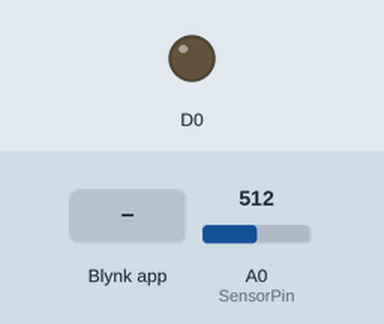
Recording of a sketch running on a simulated ESP8266 (Wemos D1 mini). Parts: output pins drawn as LEDs (lit = HIGH). Inputs (shaded band) come from the test bench; at power-on: A0 (SensorPin) = 512. WiFi joins after 1.5 s; servers stay silent unless stated.

Above: at 3.1 s.
3.2 s: Blynk app writes 0 to V0
At 4.4 s:
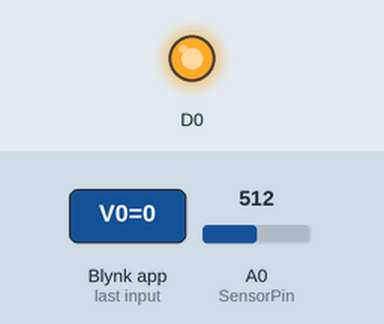
5.4 s: Blynk app writes 1 to V0
At 7.2 s:
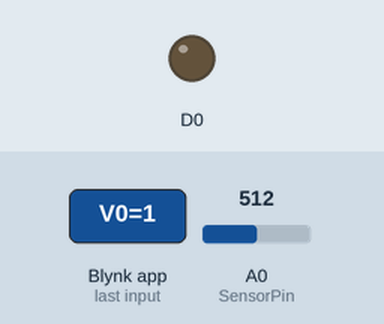
Timing chart, 0 to 8.7 s (numbered marks = the images above; inputs shaded):
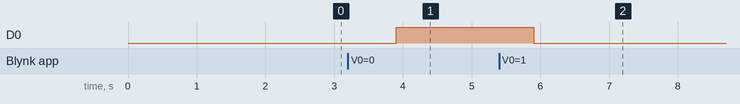

The sketch:

Edgent_ESP8266.ino
```cpp
// Fill-in information from your Blynk Template here
#define BLYNK_TEMPLATE_ID "TMPL4_eR5uVt"
#define BLYNK_DEVICE_NAME "LED Blynk"

#define BLYNK_FIRMWARE_VERSION        "0.1.0"

#define BLYNK_PRINT Serial
//#define BLYNK_DEBUG

#define APP_DEBUG

// Uncomment your board, or configure a custom board in Settings.h
//#define USE_SPARKFUN_BLYNK_BOARD
//#define USE_NODE_MCU_BOARD
//#define USE_WITTY_CLOUD_BOARD
//#define USE_WEMOS_D1_MINI

#include "BlynkEdgent.h"

int SensorPin = A0;   //พื้นที่ใช้รับค่า A0
int Sensor = 0;    //ตัวแปรของความชื้นในดิน เริ่มต้นที่ 0
int outval = 0;

BLYNK_WRITE(V0)
{
  int val = param.asInt();
  digitalWrite(D0, !val);
}

void setup()
{
  pinMode(D0, OUTPUT);
  Serial.begin(115200);
  delay(100);

  BlynkEdgent.begin();
}

void loop()
{
  Blynk.run();

  Sensor = analogRead(SensorPin);
  outval = map(Sensor, 0, 1023, 0, 1023);
  delay(1000);

  Blynk.virtualWrite(V1, outval);    //โค้ดส่งค่าขึ้นแสดงบนแอป Blynk
  BlynkEdgent.run();
}
```

Measured:
- after the input at 3.2 s, D0: LOW → HIGH after 0.71 s
- after the input at 5.4 s, D0: HIGH → LOW after 0.51 s
